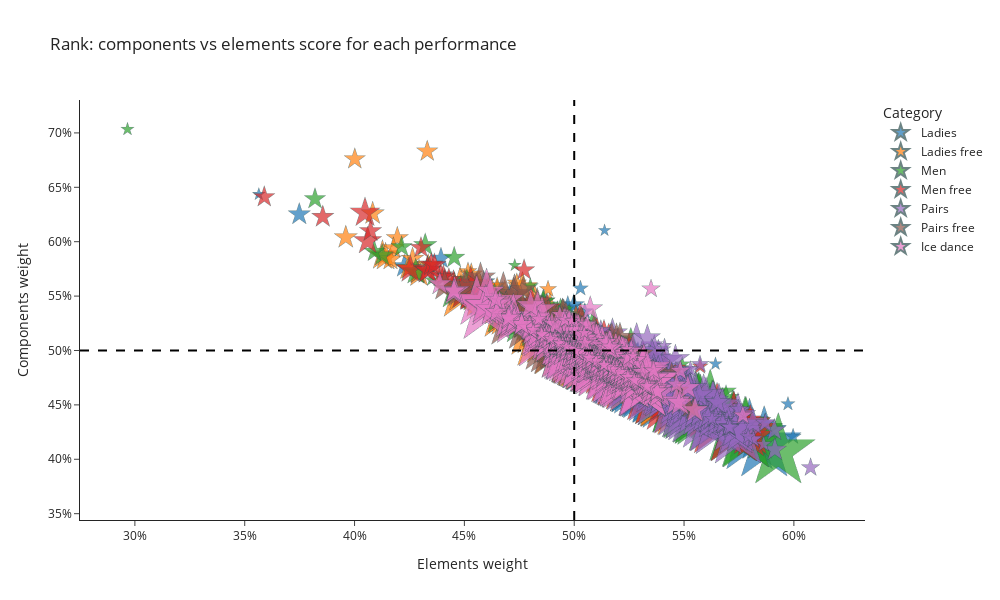

This figure's notebook cell:
### Code cell
bubble_data2 = px.scatter(
    data, y="weight_comp", x="weight_elem",
    color="category", size="rank_inv", 
    title='Rank: components vs elements score for each performance',
    log_x=False, size_max=60,
    labels={
        "weight_comp": "Components weight",
        "weight_elem": "Elements weight",
        "category": "Category",  
        "total_component_score": "Components score", 
        "total_element_score": "Elements score",
        "rank": "Rank", 
        "program": "Program",
    },
    hover_name="performance_id", hover_data={"total_component_score":True, "total_element_score":True, "rank":True, "program":True, "rank_inv":False},
    category_orders={ # replaces default order by column name
        "category": ['Ladies','Ladies free','Men','Men free','Pairs','Pairs free','Ice dance']
    },
    template="simple_white",
    width=1000,
    height=600
    )
bubble_data2.update_traces(
    marker=dict(symbol="star", line=dict(width=0.5, color='DarkSlateGrey')),
    selector=dict(mode="markers"),
    
)
bubble_data2.layout.xaxis.tickformat = '0%'
bubble_data2.layout.yaxis.tickformat = '0%'
# Aggiungo y = x
bubble_data2.add_vline(x=0.5, line_width=2, line_dash="dash", line_color="black", opacity=1)
bubble_data2.add_hline(y=0.5, line_width=2, line_dash="dash", line_color="black", opacity=1)
bubble_data2.show()

### Figure 1 — Plotly figure (JSON) as saved in the notebook; plotly's stock layout.template omitted (floating-point values rounded to 4 significant figures; data arrays with more than 128 entries replaced by an {"elided": "..."} marker saying what was removed)
{"data": [{"customdata": {"elided": "255x5 mixed values"}, "hovertemplate": "<b>%{hovertext}</b><br><br>Category=Ladies<br>Elements weight=%{x}<br>Components weight=%{y}<br>Components score=%{customdata[0]}<br>Elements score=%{customdata[1]}<br>Rank=%{customdata[2]}<br>Program=%{customdata[3]}<extra></extra>", "hovertext": {"elided": "255 str values"}, "legendgroup": "Ladies", "marker": {"color": "#1F77B4", "line": {"color": "DarkSlateGrey", "width": 0.5}, "size": {"elided": "255 float values"}, "sizemode": "area", "sizeref": 0.0002778, "symbol": "star"}, "mode": "markers", "name": "Ladies", "showlegend": true, "type": "scattergl", "x": {"elided": "255 float values"}, "xaxis": "x", "y": {"elided": "255 float values"}, "yaxis": "y"}, {"customdata": {"elided": "229x5 mixed values"}, "hovertemplate": "<b>%{hovertext}</b><br><br>Category=Ladies free<br>Elements weight=%{x}<br>Components weight=%{y}<br>Components score=%{customdata[0]}<br>Elements score=%{customdata[1]}<br>Rank=%{customdata[2]}<br>Program=%{customdata[3]}<extra></extra>", "hovertext": {"elided": "229 str values"}, "legendgroup": "Ladies free", "marker": {"color": "#FF7F0E", "line": {"color": "DarkSlateGrey", "width": 0.5}, "size": {"elided": "229 float values"}, "sizemode": "area", "sizeref": 0.0002778, "symbol": "star"}, "mode": "markers", "name": "Ladies free", "showlegend": true, "type": "scattergl", "x": {"elided": "229 float values"}, "xaxis": "x", "y": {"elided": "229 float values"}, "yaxis": "y"}, {"customdata": {"elided": "258x5 mixed values"}, "hovertemplate": "<b>%{hovertext}</b><br><br>Category=Men<br>Elements weight=%{x}<br>Components weight=%{y}<br>Components score=%{customdata[0]}<br>Elements score=%{customdata[1]}<br>Rank=%{customdata[2]}<br>Program=%{customdata[3]}<extra></extra>", "hovertext": {"elided": "258 str values"}, "legendgroup": "Men", "marker": {"color": "#2CA02C", "line": {"color": "DarkSlateGrey", "width": 0.5}, "size": {"elided": "258 float values"}, "sizemode": "area", "sizeref": 0.0002778, "symbol": "star"}, "mode": "markers", "name": "Men", "showlegend": true, "type": "scattergl", "x": {"elided": "258 float values"}, "xaxis": "x", "y": {"elided": "258 float values"}, "yaxis": "y"}, {"customdata": {"elided": "230x5 mixed values"}, "hovertemplate": "<b>%{hovertext}</b><br><br>Category=Men free<br>Elements weight=%{x}<br>Components weight=%{y}<br>Components score=%{customdata[0]}<br>Elements score=%{customdata[1]}<br>Rank=%{customdata[2]}<br>Program=%{customdata[3]}<extra></extra>", "hovertext": {"elided": "230 str values"}, "legendgroup": "Men free", "marker": {"color": "#D62728", "line": {"color": "DarkSlateGrey", "width": 0.5}, "size": {"elided": "230 float values"}, "sizemode": "area", "sizeref": 0.0002778, "symbol": "star"}, "mode": "markers", "name": "Men free", "showlegend": true, "type": "scattergl", "x": {"elided": "230 float values"}, "xaxis": "x", "y": {"elided": "230 float values"}, "yaxis": "y"}, {"customdata": {"elided": "176x5 mixed values"}, "hovertemplate": "<b>%{hovertext}</b><br><br>Category=Pairs<br>Elements weight=%{x}<br>Components weight=%{y}<br>Components score=%{customdata[0]}<br>Elements score=%{customdata[1]}<br>Rank=%{customdata[2]}<br>Program=%{customdata[3]}<extra></extra>", "hovertext": {"elided": "176 str values"}, "legendgroup": "Pairs", "marker": {"color": "#9467BD", "line": {"color": "DarkSlateGrey", "width": 0.5}, "size": {"elided": "176 float values"}, "sizemode": "area", "sizeref": 0.0002778, "symbol": "star"}, "mode": "markers", "name": "Pairs", "showlegend": true, "type": "scattergl", "x": {"elided": "176 float values"}, "xaxis": "x", "y": {"elided": "176 float values"}, "yaxis": "y"}, {"customdata": {"elided": "162x5 mixed values"}, "hovertemplate": "<b>%{hovertext}</b><br><br>Category=Pairs free<br>Elements weight=%{x}<br>Components weight=%{y}<br>Components score=%{customdata[0]}<br>Elements score=%{customdata[1]}<br>Rank=%{customdata[2]}<br>Program=%{customdata[3]}<extra></extra>", "hovertext": {"elided": "162 str values"}, "legendgroup": "Pairs free", "marker": {"color": "#8C564B", "line": {"color": "DarkSlateGrey", "width": 0.5}, "size": {"elided": "162 float values"}, "sizemode": "area", "sizeref": 0.0002778, "symbol": "star"}, "mode": "markers", "name": "Pairs free", "showlegend": true, "type": "scattergl", "x": {"elided": "162 float values"}, "xaxis": "x", "y": {"elided": "162 float values"}, "yaxis": "y"}, {"customdata": {"elided": "416x5 mixed values"}, "hovertemplate": "<b>%{hovertext}</b><br><br>Category=Ice dance<br>Elements weight=%{x}<br>Components weight=%{y}<br>Components score=%{customdata[0]}<br>Elements score=%{customdata[1]}<br>Rank=%{customdata[2]}<br>Program=%{customdata[3]}<extra></extra>", "hovertext": {"elided": "416 str values"}, "legendgroup": "Ice dance", "marker": {"color": "#E377C2", "line": {"color": "DarkSlateGrey", "width": 0.5}, "size": {"elided": "416 float values"}, "sizemode": "area", "sizeref": 0.0002778, "symbol": "star"}, "mode": "markers", "name": "Ice dance", "showlegend": true, "type": "scattergl", "x": {"elided": "416 float values"}, "xaxis": "x", "y": {"elided": "416 float values"}, "yaxis": "y"}], "layout": {"height": 600, "legend": {"itemsizing": "constant", "title": {"text": "Category"}, "tracegroupgap": 0}, "shapes": [{"line": {"color": "black", "dash": "dash", "width": 2}, "opacity": 1, "type": "line", "x0": 0.5, "x1": 0.5, "xref": "x", "y0": 0, "y1": 1, "yref": "y domain"}, {"line": {"color": "black", "dash": "dash", "width": 2}, "opacity": 1, "type": "line", "x0": 0, "x1": 1, "xref": "x domain", "y0": 0.5, "y1": 0.5, "yref": "y"}], "title": {"text": "Rank: components vs elements score for each performance"}, "width": 1000, "xaxis": {"anchor": "y", "domain": [0, 1], "tickformat": "0%", "title": {"text": "Elements weight"}}, "yaxis": {"anchor": "x", "domain": [0, 1], "tickformat": "0%", "title": {"text": "Components weight"}}}}
